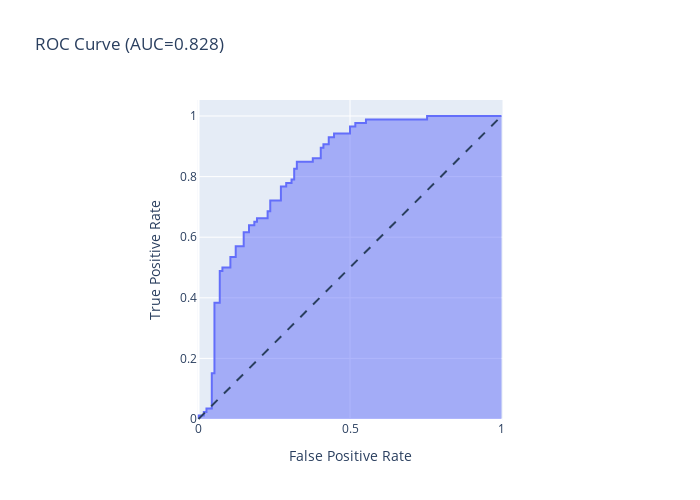

Source (notebook cell):
### Code cell
# display with plotly
import plotly.express as px
fig = px.area(
    x=fpr, y=tpr,
    title=f'ROC Curve (AUC={metrics.auc(fpr, tpr):.3f})',
    labels=dict(x='False Positive Rate', y='True Positive Rate'),
    width=700, height=500
)
fig.add_shape(
    type='line', line=dict(dash='dash'),
    x0=0, x1=1, y0=0, y1=1
)

fig.update_yaxes(scaleanchor="x", scaleratio=1)
fig.update_xaxes(constrain='domain')
fig.write_json('../assets/rocauc.json')
fig.show()

### Figure 1 — Plotly figure (JSON) as saved in the notebook; plotly's stock layout.template omitted (floating-point values rounded to 4 significant figures)
{"data": [{"hovertemplate": "False Positive Rate=%{x}<br>True Positive Rate=%{y}<extra></extra>", "legendgroup": "", "line": {"color": "#636efa"}, "marker": {"symbol": "circle"}, "mode": "lines", "name": "", "orientation": "v", "showlegend": false, "stackgroup": "1", "type": "scatter", "x": [0, 0, 0.01754, 0.01754, 0.02632, 0.02632, 0.04386, 0.04386, 0.05263, 0.05263, 0.07018, 0.07018, 0.07895, 0.07895, 0.09649, 0.1053, 0.1053, 0.1228, 0.1228, 0.1491, 0.1491, 0.1667, 0.1667, 0.1842, 0.1842, 0.193, 0.193, 0.2193, 0.2281, 0.2281, 0.2368, 0.2368, 0.2456, 0.2719, 0.2719, 0.2895, 0.2895, 0.307, 0.307, 0.3158, 0.3158, 0.3246, 0.3246, 0.3333, 0.3684, 0.3772, 0.3772, 0.4035, 0.4035, 0.4123, 0.4123, 0.4298, 0.4298, 0.4474, 0.4474, 0.4561, 0.4737, 0.4825, 0.5, 0.5, 0.5175, 0.5175, 0.5526, 0.5526, 0.5789, 0.614, 0.6404, 0.6579, 0.6667, 0.6842, 0.7281, 0.7544, 0.7544, 0.7632, 0.7807, 0.7982, 0.8158, 0.8421, 0.8596, 0.8684, 0.886, 0.8947, 0.9298, 0.9386, 0.9737, 0.9825, 1], "xaxis": "x", "y": [0, 0.01163, 0.01163, 0.02326, 0.02326, 0.03488, 0.03488, 0.1512, 0.1512, 0.3837, 0.3837, 0.4884, 0.4884, 0.5, 0.5, 0.5, 0.5349, 0.5349, 0.5698, 0.5698, 0.6163, 0.6163, 0.6395, 0.6395, 0.6512, 0.6512, 0.6628, 0.6628, 0.6628, 0.686, 0.686, 0.7209, 0.7209, 0.7209, 0.7674, 0.7674, 0.7791, 0.7791, 0.7907, 0.7907, 0.8256, 0.8256, 0.8488, 0.8488, 0.8488, 0.8488, 0.8605, 0.8605, 0.8953, 0.8953, 0.907, 0.907, 0.9302, 0.9302, 0.9419, 0.9419, 0.9419, 0.9419, 0.9419, 0.9651, 0.9651, 0.9767, 0.9767, 0.9884, 0.9884, 0.9884, 0.9884, 0.9884, 0.9884, 0.9884, 0.9884, 0.9884, 1, 1, 1, 1, 1, 1, 1, 1, 1, 1, 1, 1, 1, 1, 1], "yaxis": "y"}], "layout": {"height": 500, "legend": {"tracegroupgap": 0}, "shapes": [{"line": {"dash": "dash"}, "type": "line", "x0": 0, "x1": 1, "y0": 0, "y1": 1}], "title": {"text": "ROC Curve (AUC=0.828)"}, "width": 700, "xaxis": {"anchor": "y", "autorange": true, "constrain": "domain", "domain": [0.2176, 0.7824], "range": [-0.0033, 1.003], "title": {"text": "False Positive Rate"}, "type": "linear"}, "yaxis": {"anchor": "x", "autorange": true, "domain": [0, 1], "range": [-0.0033, 1.053], "scaleanchor": "x", "scaleratio": 1, "title": {"text": "True Positive Rate"}, "type": "linear"}}}
